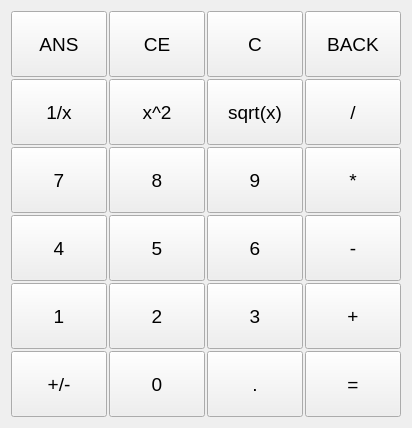
          <widget class="QWidget" name="page_0">
           <layout class="QGridLayout" name="gridLayout_2">
            <item row="0" column="0">
             <layout class="QGridLayout" name="gridLayout">
              <property name="leftMargin">
               <number>0</number>
              </property>
              <property name="spacing">
               <number>2</number>
              </property>
              <item row="0" column="0">
               <widget class="QPushButton" name="BtnAns">
                <property name="sizePolicy">
                 <sizepolicy hsizetype="Minimum" vsizetype="Minimum">
                  <horstretch>0</horstretch>
                  <verstretch>0</verstretch>
                 </sizepolicy>
                </property>
                <property name="minimumSize">
                 <size>
                  <width>96</width>
                  <height>66</height>
                 </size>
                </property>
                <property name="font">
                 <font>
                  <pointsize>14</pointsize>
                 </font>
                </property>
                <property name="text">
                 <string>ANS</string>
                </property>
               </widget>
              </item>
              <item row="0" column="1">
               <widget class="QPushButton" name="BtnCe">
                <property name="sizePolicy">
                 <sizepolicy hsizetype="Minimum" vsizetype="Minimum">
                  <horstretch>0</horstretch>
                  <verstretch>0</verstretch>
                 </sizepolicy>
                </property>
                <property name="minimumSize">
                 <size>
                  <width>96</width>
                  <height>66</height>
                 </size>
                </property>
                <property name="font">
                 <font>
                  <pointsize>14</pointsize>
                 </font>
                </property>
                <property name="text">
                 <string>CE</string>
                </property>
               </widget>
              </item>
              <item row="0" column="2">
               <widget class="QPushButton" name="BtnC">
                <property name="sizePolicy">
                 <sizepolicy hsizetype="Minimum" vsizetype="Minimum">
                  <horstretch>0</horstretch>
                  <verstretch>0</verstretch>
                 </sizepolicy>
                </property>
                <property name="minimumSize">
                 <size>
                  <width>96</width>
                  <height>66</height>
                 </size>
                </property>
                <property name="font">
                 <font>
                  <pointsize>14</pointsize>
                 </font>
                </property>
                <property name="text">
                 <string>C</string>
                </property>
               </widget>
              </item>
              <item row="0" column="3">
               <widget class="QPushButton" name="BtnBack">
                <property name="sizePolicy">
                 <sizepolicy hsizetype="Minimum" vsizetype="Minimum">
                  <horstretch>0</horstretch>
                  <verstretch>0</verstretch>
                 </sizepolicy>
                </property>
                <property name="minimumSize">
                 <size>
                  <width>96</width>
                  <height>66</height>
                 </size>
                </property>
                <property name="font">
                 <font>
                  <pointsize>14</pointsize>
                 </font>
                </property>
                <property name="text">
                 <string>BACK</string>
                </property>
               </widget>
              </item>
              <item row="1" column="0">
               <widget class="QPushButton" name="BtnFraction">
                <property name="sizePolicy">
                 <sizepolicy hsizetype="Minimum" vsizetype="Minimum">
                  <horstretch>0</horstretch>
                  <verstretch>0</verstretch>
                 </sizepolicy>
                </property>
                <property name="minimumSize">
                 <size>
                  <width>96</width>
                  <height>66</height>
                 </size>
                </property>
                <property name="font">
                 <font>
                  <pointsize>14</pointsize>
                 </font>
                </property>
                <property name="text">
                 <string>1/x</string>
                </property>
               </widget>
              </item>
              <item row="1" column="1">
               <widget class="QPushButton" name="BtnSquare">
                <property name="sizePolicy">
                 <sizepolicy hsizetype="Minimum" vsizetype="Minimum">
                  <horstretch>0</horstretch>
                  <verstretch>0</verstretch>
                 </sizepolicy>
                </property>
                <property name="minimumSize">
                 <size>
                  <width>96</width>
                  <height>66</height>
                 </size>
                </property>
                <property name="font">
                 <font>
                  <pointsize>14</pointsize>
                 </font>
                </property>
                <property name="text">
                 <string>x^2</string>
                </property>
               </widget>
              </item>
              <item row="1" column="2">
               <widget class="QPushButton" name="BtnSqrt">
                <property name="sizePolicy">
                 <sizepolicy hsizetype="Minimum" vsizetype="Minimum">
                  <horstretch>0</horstretch>
                  <verstretch>0</verstretch>
                 </sizepolicy>
                </property>
                <property name="minimumSize">
                 <size>
                  <width>96</width>
                  <height>66</height>
                 </size>
                </property>
                <property name="font">
                 <font>
                  <pointsize>14</pointsize>
                 </font>
                </property>
                <property name="text">
                 <string>sqrt(x)</string>
                </property>
               </widget>
              </item>
              <item row="1" column="3">
               <widget class="QPushButton" name="BtnDivi">
                <property name="sizePolicy">
                 <sizepolicy hsizetype="Minimum" vsizetype="Minimum">
                  <horstretch>0</horstretch>
                  <verstretch>0</verstretch>
                 </sizepolicy>
                </property>
                <property name="minimumSize">
                 <size>
                  <width>96</width>
                  <height>66</height>
                 </size>
                </property>
                <property name="font">
                 <font>
                  <pointsize>14</pointsize>
                 </font>
                </property>
                <property name="text">
                 <string>/</string>
                </property>
               </widget>
              </item>
              <item row="2" column="0">
               <widget class="QPushButton" name="Btn7">
                <property name="sizePolicy">
                 <sizepolicy hsizetype="Minimum" vsizetype="Minimum">
                  <horstretch>0</horstretch>
                  <verstretch>0</verstretch>
                 </sizepolicy>
                </property>
                <property name="minimumSize">
                 <size>
                  <width>96</width>
                  <height>66</height>
                 </size>
                </property>
                <property name="font">
                 <font>
                  <pointsize>14</pointsize>
                 </font>
                </property>
                <property name="text">
                 <string>7</string>
                </property>
               </widget>
              </item>
              <item row="2" column="1">
               <widget class="QPushButton" name="Btn8">
                <property name="sizePolicy">
                 <sizepolicy hsizetype="Minimum" vsizetype="Minimum">
                  <horstretch>0</horstretch>
                  <verstretch>0</verstretch>
                 </sizepolicy>
                </property>
                <property name="minimumSize">
                 <size>
                  <width>96</width>
                  <height>66</height>
                 </size>
                </property>
                <property name="font">
                 <font>
                  <pointsize>14</pointsize>
                 </font>
                </property>
                <property name="text">
                 <string>8</string>
                </property>
               </widget>
              </item>
              <item row="2" column="2">
               <widget class="QPushButton" name="Btn9">
                <property name="sizePolicy">
                 <sizepolicy hsizetype="Minimum" vsizetype="Minimum">
                  <horstretch>0</horstretch>
                  <verstretch>0</verstretch>
                 </sizepolicy>
                </property>
                <property name="minimumSize">
                 <size>
                  <width>96</width>
                  <height>66</height>
                 </size>
                </property>
                <property name="font">
                 <font>
                  <pointsize>14</pointsize>
                 </font>
                </property>
                <property name="text">
                 <string>9</string>
                </property>
               </widget>
              </item>
              <item row="2" column="3">
               <widget class="QPushButton" name="BtnMulti">
                <property name="sizePolicy">
                 <sizepolicy hsizetype="Minimum" vsizetype="Minimum">
                  <horstretch>0</horstretch>
                  <verstretch>0</verstretch>
                 </sizepolicy>
                </property>
                <property name="minimumSize">
                 <size>
                  <width>96</width>
                  <height>66</height>
                 </size>
                </property>
                <property name="font">
                 <font>
                  <pointsize>14</pointsize>
                 </font>
                </property>
                <property name="text">
                 <string>*</string>
                </property>
               </widget>
              </item>
              <item row="3" column="0">
               <widget class="QPushButton" name="Btn4">
                <property name="sizePolicy">
                 <sizepolicy hsizetype="Minimum" vsizetype="Minimum">
                  <horstretch>0</horstretch>
                  <verstretch>0</verstretch>
                 </sizepolicy>
                </property>
                <property name="minimumSize">
                 <size>
                  <width>96</width>
                  <height>66</height>
                 </size>
                </property>
                <property name="font">
                 <font>
                  <pointsize>14</pointsize>
                 </font>
                </property>
                <property name="text">
                 <string>4</string>
                </property>
               </widget>
              </item>
              <item row="3" column="1">
               <widget class="QPushButton" name="Btn5">
                <property name="sizePolicy">
                 <sizepolicy hsizetype="Minimum" vsizetype="Minimum">
                  <horstretch>0</horstretch>
                  <verstretch>0</verstretch>
                 </sizepolicy>
                </property>
                <property name="minimumSize">
                 <size>
                  <width>96</width>
                  <height>66</height>
                 </size>
                </property>
                <property name="font">
                 <font>
                  <pointsize>14</pointsize>
                 </font>
                </property>
                <property name="text">
                 <string>5</string>
                </property>
               </widget>
              </item>
              <item row="3" column="2">
               <widget class="QPushButton" name="Btn6">
                <property name="sizePolicy">
                 <sizepolicy hsizetype="Minimum" vsizetype="Minimum">
                  <horstretch>0</horstretch>
                  <verstretch>0</verstretch>
                 </sizepolicy>
                </property>
                <property name="minimumSize">
                 <size>
                  <width>96</width>
                  <height>66</height>
                 </size>
                </property>
                <property name="font">
                 <font>
                  <pointsize>14</pointsize>
                 </font>
                </property>
                <property name="text">
                 <string>6</string>
                </property>
               </widget>
              </item>
              <item row="3" column="3">
               <widget class="QPushButton" name="BtnSub">
                <property name="sizePolicy">
                 <sizepolicy hsizetype="Minimum" vsizetype="Minimum">
                  <horstretch>0</horstretch>
                  <verstretch>0</verstretch>
                 </sizepolicy>
                </property>
                <property name="minimumSize">
                 <size>
                  <width>96</width>
                  <height>66</height>
                 </size>
                </property>
                <property name="font">
                 <font>
                  <pointsize>14</pointsize>
                 </font>
                </property>
                <property name="text">
                 <string>-</string>
                </property>
               </widget>
              </item>
              <item row="4" column="0">
               <widget class="QPushButton" name="Btn1">
                <property name="sizePolicy">
                 <sizepolicy hsizetype="Minimum" vsizetype="Minimum">
                  <horstretch>0</horstretch>
                  <verstretch>0</verstretch>
                 </sizepolicy>
                </property>
                <property name="minimumSize">
                 <size>
                  <width>96</width>
                  <height>66</height>
                 </size>
                </property>
                <property name="font">
                 <font>
                  <pointsize>14</pointsize>
                 </font>
                </property>
                <property name="text">
                 <string>1</string>
                </property>
               </widget>
              </item>
              <item row="4" column="1">
               <widget class="QPushButton" name="Btn2">
                <property name="sizePolicy">
                 <sizepolicy hsizetype="Minimum" vsizetype="Minimum">
                  <horstretch>0</horstretch>
                  <verstretch>0</verstretch>
                 </sizepolicy>
                </property>
                <property name="minimumSize">
                 <size>
                  <width>96</width>
                  <height>66</height>
                 </size>
                </property>
                <property name="font">
                 <font>
                  <pointsize>14</pointsize>
                 </font>
                </property>
                <property name="text">
                 <string>2</string>
                </property>
               </widget>
              </item>
              <item row="4" column="2">
               <widget class="QPushButton" name="Btn3">
                <property name="sizePolicy">
                 <sizepolicy hsizetype="Minimum" vsizetype="Minimum">
                  <horstretch>0</horstretch>
                  <verstretch>0</verstretch>
                 </sizepolicy>
                </property>
                <property name="minimumSize">
                 <size>
                  <width>96</width>
                  <height>66</height>
                 </size>
                </property>
                <property name="font">
                 <font>
                  <pointsize>14</pointsize>
                 </font>
                </property>
                <property name="text">
                 <string>3</string>
                </property>
               </widget>
              </item>
              <item row="4" column="3">
               <widget class="QPushButton" name="BtnAdd">
                <property name="sizePolicy">
                 <sizepolicy hsizetype="Minimum" vsizetype="Minimum">
                  <horstretch>0</horstretch>
                  <verstretch>0</verstretch>
                 </sizepolicy>
                </property>
                <property name="minimumSize">
                 <size>
                  <width>96</width>
                  <height>66</height>
                 </size>
                </property>
                <property name="font">
                 <font>
                  <pointsize>14</pointsize>
                 </font>
                </property>
                <property name="text">
                 <string>+</string>
                </property>
               </widget>
              </item>
              <item row="5" column="0">
               <widget class="QPushButton" name="BtnNeg">
                <property name="sizePolicy">
                 <sizepolicy hsizetype="Minimum" vsizetype="Minimum">
                  <horstretch>0</horstretch>
                  <verstretch>0</verstretch>
                 </sizepolicy>
                </property>
                <property name="minimumSize">
                 <size>
                  <width>96</width>
                  <height>66</height>
                 </size>
                </property>
                <property name="font">
                 <font>
                  <pointsize>14</pointsize>
                 </font>
                </property>
                <property name="text">
                 <string>+/-</string>
                </property>
               </widget>
              </item>
              <item row="5" column="1">
               <widget class="QPushButton" name="Btn0">
                <property name="sizePolicy">
                 <sizepolicy hsizetype="Minimum" vsizetype="Minimum">
                  <horstretch>0</horstretch>
                  <verstretch>0</verstretch>
                 </sizepolicy>
                </property>
                <property name="minimumSize">
                 <size>
                  <width>96</width>
                  <height>66</height>
                 </size>
                </property>
                <property name="font">
                 <font>
                  <pointsize>14</pointsize>
                 </font>
                </property>
                <property name="text">
                 <string>0</string>
                </property>
               </widget>
              </item>
              <item row="5" column="2">
               <widget class="QPushButton" name="BtnPoint">
                <property name="sizePolicy">
                 <sizepolicy hsizetype="Minimum" vsizetype="Minimum">
                  <horstretch>0</horstretch>
                  <verstretch>0</verstretch>
                 </sizepolicy>
                </property>
                <property name="minimumSize">
                 <size>
                  <width>96</width>
                  <height>66</height>
                 </size>
                </property>
                <property name="font">
                 <font>
                  <pointsize>14</pointsize>
                 </font>
                </property>
                <property name="text">
                 <string>.</string>
                </property>
               </widget>
              </item>
              <item row="5" column="3">
               <widget class="QPushButton" name="BtnEqual">
                <property name="sizePolicy">
                 <sizepolicy hsizetype="Minimum" vsizetype="Minimum">
                  <horstretch>0</horstretch>
                  <verstretch>0</verstretch>
                 </sizepolicy>
                </property>
                <property name="minimumSize">
                 <size>
                  <width>96</width>
                  <height>66</height>
                 </size>
                </property>
                <property name="font">
                 <font>
                  <pointsize>14</pointsize>
                 </font>
                </property>
                <property name="autoFillBackground">
                 <bool>false</bool>
                </property>
                <property name="text">
                 <string>=</string>
                </property>
               </widget>
              </item>
             </layout>
            </item>
           </layout>
          </widget>
